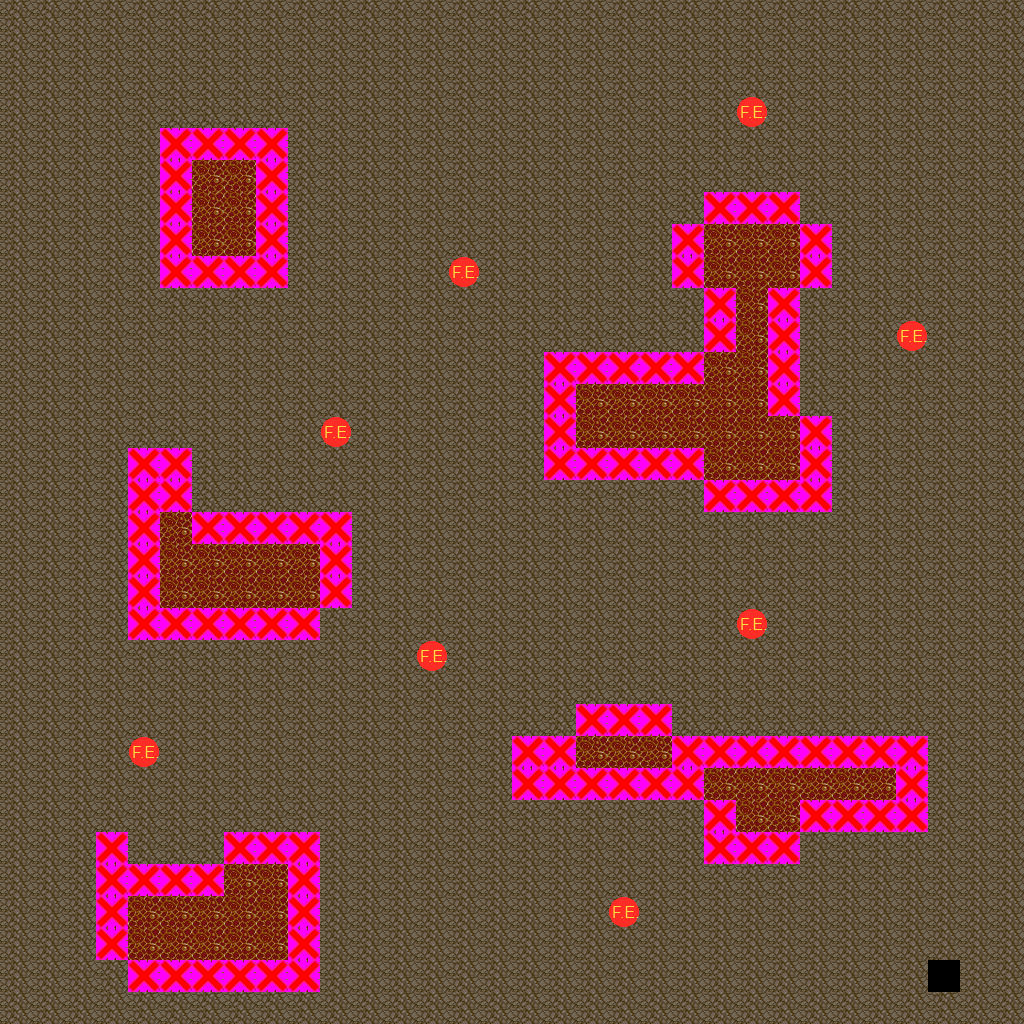

A 2D game scene composited from a Tiled map and its tileset images. What follows is a short description and the map's XML, with each tile layer's data collapsed to a summary:
An orthogonal 32x32 tile map with 32x32 px tiles, 3 tile layers (Layer 1, Clip, Enemy), 4 tilesets and 2 objects (PlayerStart, Portal).

<map version="1.0" orientation="orthogonal" width="32" height="32" tilewidth="32" tileheight="32">
 <tileset firstgid="1" name="Rock" tilewidth="32" tileheight="32">
  <image source="rock.png" />
  <tile id="0">
   <properties>
    <property name="TileType" value="0" />
   </properties>
  </tile>
 </tileset>
 <tileset firstgid="2" name="Lava" tilewidth="32" tileheight="32">
  <image source="lava.png" />
  <tile id="0">
   <properties>
    <property name="TileType" value="1" />
   </properties>
  </tile>
 </tileset>
 <tileset firstgid="3" name="FireEnemy" tilewidth="32" tileheight="32">
  <image source="FireEnemyIcon.png" trans="ff00ff" />
  <tile id="0">
   <properties>
    <property name="Type" value="Fire" />
   </properties>
  </tile>
 </tileset>
 <tileset firstgid="4" name="Clip" tilewidth="32" tileheight="32">
  <image source="solid.jpg" trans="ff00ff" />
 </tileset>
 <layer name="Layer 1" width="32" height="32">
  <data>[1024 cells, 1023 non-empty, 2 distinct tile ids]</data>
 </layer>
 <layer name="Clip" width="32" height="32">
  <data>[1024 cells, 112 non-empty, 1 distinct tile ids]</data>
 </layer>
 <layer name="Enemy" width="32" height="32">
  <data>[1024 cells, 8 non-empty, 1 distinct tile ids]</data>
 </layer>
 <objectgroup name="Objects" width="32" height="32">
  <object name="PlayerStart" x="64" y="64" width="32" height="32" />
  <object name="Portal" x="928" y="960" width="32" height="32">
   <properties>
    <property name="DestinationMap" value="Levels\TestMap\Test" />
    <property name="DestinationX" value="16" />
    <property name="DestinationY" value="16" />
   </properties>
  </object>
 </objectgroup>
</map>
